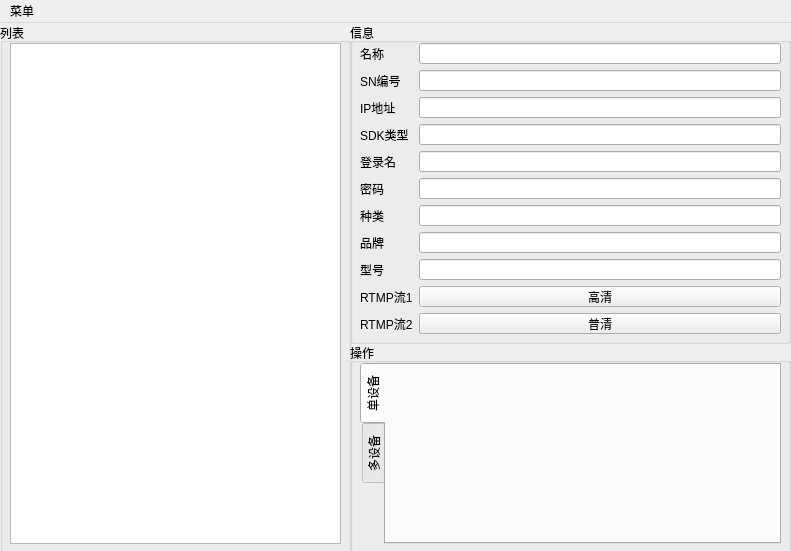
<?xml version="1.0" encoding="UTF-8"?>
<ui version="4.0">
 <class>MainWindow</class>
 <widget class="QMainWindow" name="MainWindow">
  <property name="geometry">
   <rect>
    <x>0</x>
    <y>0</y>
    <width>791</width>
    <height>551</height>
   </rect>
  </property>
  <property name="minimumSize">
   <size>
    <width>791</width>
    <height>551</height>
   </size>
  </property>
  <property name="maximumSize">
   <size>
    <width>791</width>
    <height>551</height>
   </size>
  </property>
  <property name="windowTitle">
   <string>MainWindow</string>
  </property>
  <widget class="QWidget" name="centralwidget">
   <widget class="QGroupBox" name="gBox_action">
    <property name="geometry">
     <rect>
      <x>350</x>
      <y>320</y>
      <width>441</width>
      <height>211</height>
     </rect>
    </property>
    <property name="title">
     <string>操作</string>
    </property>
    <widget class="QTabWidget" name="tab_action">
     <property name="geometry">
      <rect>
       <x>10</x>
       <y>20</y>
       <width>421</width>
       <height>181</height>
      </rect>
     </property>
     <property name="tabPosition">
      <enum>QTabWidget::West</enum>
     </property>
     <property name="currentIndex">
      <number>0</number>
     </property>
     <widget class="QWidget" name="tab_action_sample">
      <attribute name="title">
       <string>单设备</string>
      </attribute>
     </widget>
     <widget class="QWidget" name="tab_action_multi">
      <attribute name="title">
       <string>多设备</string>
      </attribute>
     </widget>
    </widget>
   </widget>
   <widget class="QGroupBox" name="gBox_list">
    <property name="geometry">
     <rect>
      <x>0</x>
      <y>0</y>
      <width>351</width>
      <height>531</height>
     </rect>
    </property>
    <property name="title">
     <string>列表</string>
    </property>
    <widget class="QListView" name="list_camera">
     <property name="geometry">
      <rect>
       <x>10</x>
       <y>20</y>
       <width>331</width>
       <height>501</height>
      </rect>
     </property>
    </widget>
   </widget>
   <widget class="QGroupBox" name="gBox_info">
    <property name="geometry">
     <rect>
      <x>350</x>
      <y>0</y>
      <width>441</width>
      <height>321</height>
     </rect>
    </property>
    <property name="title">
     <string>信息</string>
    </property>
    <widget class="QWidget" name="formLayoutWidget_2">
     <property name="geometry">
      <rect>
       <x>10</x>
       <y>20</y>
       <width>421</width>
       <height>291</height>
      </rect>
     </property>
     <layout class="QFormLayout" name="from_camera_2">
      <item row="0" column="0">
       <widget class="QLabel" name="Label_12">
        <property name="text">
         <string>名称</string>
        </property>
       </widget>
      </item>
      <item row="0" column="1">
       <widget class="QLineEdit" name="box_name">
        <property name="readOnly">
         <bool>true</bool>
        </property>
       </widget>
      </item>
      <item row="1" column="0">
       <widget class="QLabel" name="label_3">
        <property name="text">
         <string>SN编号</string>
        </property>
       </widget>
      </item>
      <item row="1" column="1">
       <widget class="QLineEdit" name="box_sn">
        <property name="readOnly">
         <bool>true</bool>
        </property>
        <property name="placeholderText">
         <string/>
        </property>
       </widget>
      </item>
      <item row="2" column="0">
       <widget class="QLabel" name="label_4">
        <property name="text">
         <string>IP地址</string>
        </property>
       </widget>
      </item>
      <item row="2" column="1">
       <widget class="QLineEdit" name="box_address">
        <property name="readOnly">
         <bool>true</bool>
        </property>
        <property name="placeholderText">
         <string/>
        </property>
       </widget>
      </item>
      <item row="3" column="0">
       <widget class="QLabel" name="sDKLabel_2">
        <property name="text">
         <string>SDK类型</string>
        </property>
       </widget>
      </item>
      <item row="3" column="1">
       <widget class="QLineEdit" name="box_action_type">
        <property name="readOnly">
         <bool>true</bool>
        </property>
        <property name="placeholderText">
         <string/>
        </property>
       </widget>
      </item>
      <item row="4" column="0">
       <widget class="QLabel" name="Label_7">
        <property name="text">
         <string>登录名</string>
        </property>
       </widget>
      </item>
      <item row="4" column="1">
       <widget class="QLineEdit" name="box_user_name">
        <property name="readOnly">
         <bool>true</bool>
        </property>
        <property name="placeholderText">
         <string/>
        </property>
       </widget>
      </item>
      <item row="5" column="0">
       <widget class="QLabel" name="Label_8">
        <property name="text">
         <string>密码</string>
        </property>
       </widget>
      </item>
      <item row="5" column="1">
       <widget class="QLineEdit" name="box_password">
        <property name="readOnly">
         <bool>true</bool>
        </property>
        <property name="placeholderText">
         <string/>
        </property>
       </widget>
      </item>
      <item row="6" column="0">
       <widget class="QLabel" name="Label_9">
        <property name="text">
         <string>种类</string>
        </property>
       </widget>
      </item>
      <item row="6" column="1">
       <widget class="QLineEdit" name="box_kind">
        <property name="readOnly">
         <bool>true</bool>
        </property>
        <property name="placeholderText">
         <string/>
        </property>
       </widget>
      </item>
      <item row="7" column="0">
       <widget class="QLabel" name="Label_10">
        <property name="text">
         <string>品牌</string>
        </property>
       </widget>
      </item>
      <item row="7" column="1">
       <widget class="QLineEdit" name="box_brand">
        <property name="readOnly">
         <bool>true</bool>
        </property>
       </widget>
      </item>
      <item row="8" column="0">
       <widget class="QLabel" name="Label_11">
        <property name="text">
         <string>型号</string>
        </property>
       </widget>
      </item>
      <item row="8" column="1">
       <widget class="QLineEdit" name="box_model">
        <property name="readOnly">
         <bool>true</bool>
        </property>
       </widget>
      </item>
      <item row="9" column="0">
       <widget class="QLabel" name="rTMPLabel">
        <property name="text">
         <string>RTMP流1</string>
        </property>
       </widget>
      </item>
      <item row="9" column="1">
       <widget class="QPushButton" name="btn_rtmp1">
        <property name="text">
         <string>高清</string>
        </property>
       </widget>
      </item>
      <item row="10" column="0">
       <widget class="QLabel" name="rTMP2Label">
        <property name="text">
         <string>RTMP流2</string>
        </property>
       </widget>
      </item>
      <item row="10" column="1">
       <widget class="QPushButton" name="btn_rtmp2">
        <property name="text">
         <string>普清</string>
        </property>
       </widget>
      </item>
     </layout>
    </widget>
   </widget>
  </widget>
  <widget class="QMenuBar" name="menubar">
   <property name="geometry">
    <rect>
     <x>0</x>
     <y>0</y>
     <width>791</width>
     <height>23</height>
    </rect>
   </property>
   <widget class="QMenu" name="menu">
    <property name="title">
     <string>菜单</string>
    </property>
    <addaction name="menu_add"/>
    <addaction name="menu_login"/>
   </widget>
   <addaction name="menu"/>
  </widget>
  <action name="menu_manage">
   <property name="text">
    <string>设备管理</string>
   </property>
  </action>
  <action name="menu_add">
   <property name="text">
    <string>设备添加</string>
   </property>
  </action>
  <action name="menu_login">
   <property name="text">
    <string>登录</string>
   </property>
  </action>
  <action name="menu_quit">
   <property name="text">
    <string>退出</string>
   </property>
  </action>
 </widget>
 <resources/>
 <connections/>
</ui>
